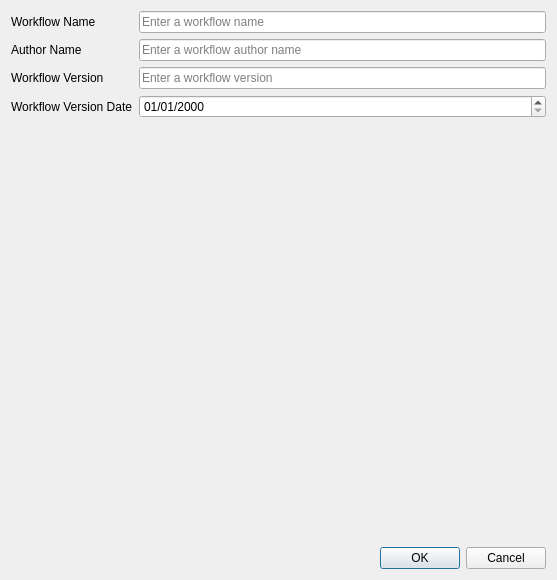
<?xml version="1.0" encoding="UTF-8"?>
<ui version="4.0">
 <class>ValidationWorkflowCreator</class>
 <widget class="QDialog" name="ValidationWorkflowCreator">
  <property name="geometry">
   <rect>
    <x>0</x>
    <y>0</y>
    <width>557</width>
    <height>580</height>
   </rect>
  </property>
  <property name="sizePolicy">
   <sizepolicy hsizetype="Expanding" vsizetype="Expanding">
    <horstretch>0</horstretch>
    <verstretch>0</verstretch>
   </sizepolicy>
  </property>
  <property name="windowTitle">
   <string>Create Validation Workspace</string>
  </property>
  <layout class="QGridLayout" name="gridLayout_2">
   <item row="0" column="0">
    <layout class="QGridLayout" name="gridLayout">
     <item row="0" column="0">
      <widget class="QLabel" name="label">
       <property name="text">
        <string>Workflow Name</string>
       </property>
      </widget>
     </item>
     <item row="0" column="1">
      <widget class="QLineEdit" name="workflowNameLineEdit">
       <property name="placeholderText">
        <string>Enter a workflow name</string>
       </property>
      </widget>
     </item>
     <item row="1" column="0">
      <widget class="QLabel" name="label_2">
       <property name="text">
        <string>Author Name</string>
       </property>
      </widget>
     </item>
     <item row="1" column="1">
      <widget class="QLineEdit" name="workflowAuthorLineEdit">
       <property name="placeholderText">
        <string>Enter a workflow author name</string>
       </property>
      </widget>
     </item>
     <item row="2" column="0">
      <widget class="QLabel" name="label_3">
       <property name="text">
        <string>Workflow Version</string>
       </property>
      </widget>
     </item>
     <item row="2" column="1">
      <widget class="QLineEdit" name="workflowVersionLineEdit">
       <property name="placeholderText">
        <string>Enter a workflow version</string>
       </property>
      </widget>
     </item>
     <item row="3" column="0">
      <widget class="QLabel" name="label_4">
       <property name="text">
        <string>Workflow Version Date</string>
       </property>
      </widget>
     </item>
     <item row="3" column="1">
      <widget class="QgsDateTimeEdit" name="mDateTimeEdit">
       <property name="displayFormat">
        <string>dd/MM/yyyy</string>
       </property>
      </widget>
     </item>
    </layout>
   </item>
   <item row="1" column="0">
    <widget class="OrderedValidationWorkflowItemsWidget" name="workflowOrderedWidget" native="true">
     <property name="sizePolicy">
      <sizepolicy hsizetype="Expanding" vsizetype="Expanding">
       <horstretch>0</horstretch>
       <verstretch>0</verstretch>
      </sizepolicy>
     </property>
    </widget>
   </item>
   <item row="2" column="0">
    <widget class="QDialogButtonBox" name="buttonBox">
     <property name="orientation">
      <enum>Qt::Horizontal</enum>
     </property>
     <property name="standardButtons">
      <set>QDialogButtonBox::Cancel|QDialogButtonBox::Ok</set>
     </property>
    </widget>
   </item>
  </layout>
 </widget>
 <customwidgets>
  <customwidget>
   <class>QgsDateTimeEdit</class>
   <extends>QDateTimeEdit</extends>
   <header>qgis.gui</header>
  </customwidget>
  <customwidget>
   <class>OrderedValidationWorkflowItemsWidget</class>
   <extends>QWidget</extends>
   <header>DsgTools.CustomWidgets.BasicInterfaceWidgets.orderedValidationWorkflowItemsWidget.h</header>
   <container>1</container>
  </customwidget>
 </customwidgets>
 <resources/>
 <connections>
  <connection>
   <sender>buttonBox</sender>
   <signal>accepted()</signal>
   <receiver>ValidationWorkflowCreator</receiver>
   <slot>accept()</slot>
   <hints>
    <hint type="sourcelabel">
     <x>248</x>
     <y>254</y>
    </hint>
    <hint type="destinationlabel">
     <x>157</x>
     <y>274</y>
    </hint>
   </hints>
  </connection>
  <connection>
   <sender>buttonBox</sender>
   <signal>rejected()</signal>
   <receiver>ValidationWorkflowCreator</receiver>
   <slot>reject()</slot>
   <hints>
    <hint type="sourcelabel">
     <x>316</x>
     <y>260</y>
    </hint>
    <hint type="destinationlabel">
     <x>286</x>
     <y>274</y>
    </hint>
   </hints>
  </connection>
 </connections>
</ui>
